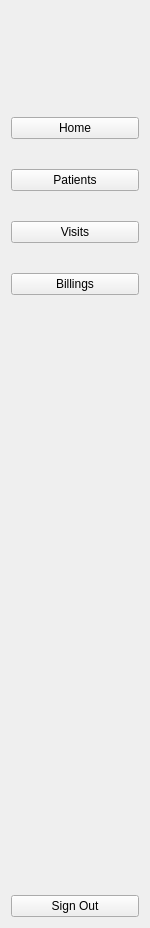
        <widget class="QWidget" name="side_widget_2" native="true">
         <property name="enabled">
          <bool>true</bool>
         </property>
         <property name="maximumSize">
          <size>
           <width>150</width>
           <height>16777215</height>
          </size>
         </property>
         <layout class="QGridLayout" name="gridLayout_4">
          <item row="2" column="0">
           <spacer name="verticalSpacer">
            <property name="orientation">
             <enum>Qt::Vertical</enum>
            </property>
            <property name="sizeHint" stdset="0">
             <size>
              <width>20</width>
              <height>594</height>
             </size>
            </property>
           </spacer>
          </item>
          <item row="0" column="0">
           <layout class="QHBoxLayout" name="horizontalLayout_show">
            <item>
             <spacer name="horizontalSpacer_7">
              <property name="orientation">
               <enum>Qt::Horizontal</enum>
              </property>
              <property name="sizeHint" stdset="0">
               <size>
                <width>28</width>
                <height>20</height>
               </size>
              </property>
             </spacer>
            </item>
            <item>
             <widget class="QLabel" name="logo_2">
              <property name="minimumSize">
               <size>
                <width>50</width>
                <height>50</height>
               </size>
              </property>
              <property name="maximumSize">
               <size>
                <width>50</width>
                <height>50</height>
               </size>
              </property>
              <property name="text">
               <string/>
              </property>
              <property name="pixmap">
               <pixmap resource="resource.qrc">:/icon/icons/MyPatientFirstLogo_Symbol.JPG</pixmap>
              </property>
              <property name="scaledContents">
               <bool>true</bool>
              </property>
             </widget>
            </item>
            <item>
             <spacer name="horizontalSpacer_8">
              <property name="orientation">
               <enum>Qt::Horizontal</enum>
              </property>
              <property name="sizeHint" stdset="0">
               <size>
                <width>28</width>
                <height>20</height>
               </size>
              </property>
             </spacer>
            </item>
           </layout>
          </item>
          <item row="3" column="0">
           <widget class="QPushButton" name="exit_btn_2">
            <property name="text">
             <string>Sign Out</string>
            </property>
            <property name="icon">
             <iconset resource="resource.qrc">
              <normaloff>:/icon/icons/exit.svg</normaloff>:/icon/icons/exit.svg</iconset>
            </property>
            <property name="iconSize">
             <size>
              <width>30</width>
              <height>30</height>
             </size>
            </property>
            <property name="checkable">
             <bool>true</bool>
            </property>
            <property name="autoExclusive">
             <bool>true</bool>
            </property>
           </widget>
          </item>
          <item row="1" column="0">
           <layout class="QVBoxLayout" name="verticalLayout_5">
            <property name="spacing">
             <number>30</number>
            </property>
            <property name="topMargin">
             <number>50</number>
            </property>
            <property name="bottomMargin">
             <number>0</number>
            </property>
            <item>
             <widget class="QPushButton" name="home_btn_2">
              <property name="minimumSize">
               <size>
                <width>0</width>
                <height>0</height>
               </size>
              </property>
              <property name="maximumSize">
               <size>
                <width>130</width>
                <height>100</height>
               </size>
              </property>
              <property name="text">
               <string>Home</string>
              </property>
              <property name="icon">
               <iconset resource="resource.qrc">
                <normaloff>:/icon/icons/home.svg</normaloff>:/icon/icons/home.svg</iconset>
              </property>
              <property name="iconSize">
               <size>
                <width>30</width>
                <height>30</height>
               </size>
              </property>
              <property name="checkable">
               <bool>true</bool>
              </property>
              <property name="autoExclusive">
               <bool>true</bool>
              </property>
             </widget>
            </item>
            <item>
             <widget class="QPushButton" name="patient_btn_2">
              <property name="maximumSize">
               <size>
                <width>200</width>
                <height>100</height>
               </size>
              </property>
              <property name="text">
               <string>Patients</string>
              </property>
              <property name="icon">
               <iconset resource="resource.qrc">
                <normaloff>:/icon/icons/patient.svg</normaloff>:/icon/icons/patient.svg</iconset>
              </property>
              <property name="iconSize">
               <size>
                <width>30</width>
                <height>30</height>
               </size>
              </property>
              <property name="checkable">
               <bool>true</bool>
              </property>
              <property name="autoExclusive">
               <bool>true</bool>
              </property>
             </widget>
            </item>
            <item>
             <widget class="QPushButton" name="visit_btn_2">
              <property name="minimumSize">
               <size>
                <width>0</width>
                <height>0</height>
               </size>
              </property>
              <property name="maximumSize">
               <size>
                <width>200</width>
                <height>100</height>
               </size>
              </property>
              <property name="text">
               <string>Visits</string>
              </property>
              <property name="icon">
               <iconset resource="resource.qrc">
                <normaloff>:/icon/icons/visit.svg</normaloff>:/icon/icons/visit.svg</iconset>
              </property>
              <property name="iconSize">
               <size>
                <width>30</width>
                <height>30</height>
               </size>
              </property>
              <property name="checkable">
               <bool>true</bool>
              </property>
              <property name="autoExclusive">
               <bool>true</bool>
              </property>
             </widget>
            </item>
            <item>
             <widget class="QPushButton" name="billings_btn_2">
              <property name="text">
               <string>Billings</string>
              </property>
              <property name="icon">
               <iconset resource="resource.qrc">
                <normaloff>:/icon/icons/billings.svg</normaloff>:/icon/icons/billings.svg</iconset>
              </property>
              <property name="iconSize">
               <size>
                <width>30</width>
                <height>30</height>
               </size>
              </property>
              <property name="checkable">
               <bool>true</bool>
              </property>
              <property name="autoExclusive">
               <bool>true</bool>
              </property>
             </widget>
            </item>
           </layout>
          </item>
         </layout>
        </widget>
